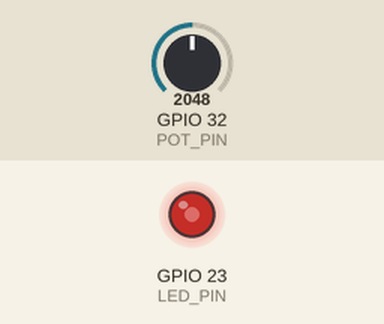
The program below on a simulated ESP32. Shown: output pins drawn as LEDs (lit = HIGH). The test bench sets the inputs (shaded band); at power-on: GPIO 32 (POT_PIN) = 2048.

Above: at 1.2 s.
1.3 s: GPIO 32 (POT_PIN) set to 2866
At 1.8 s:
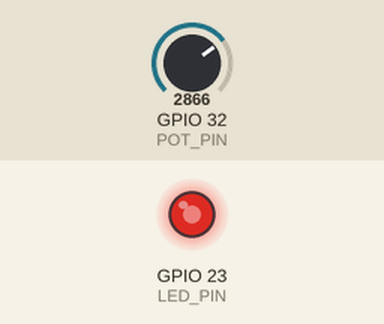
2.8 s: GPIO 32 (POT_PIN) set to 3603
At 4.0 s:
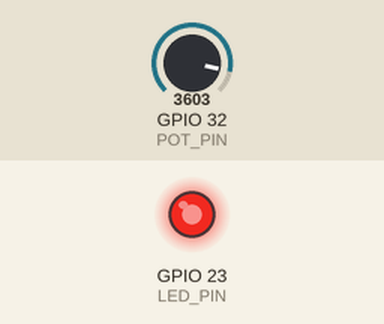
4.3 s: GPIO 32 (POT_PIN) set to 491
At 5.3 s:
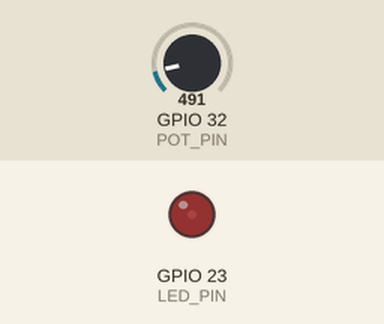
5.8 s: GPIO 32 (POT_PIN) set to 0
At 6.1 s:
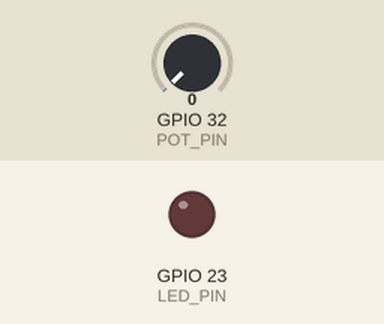
7.3 s: GPIO 32 (POT_PIN) set to 2047
At 8.4 s:
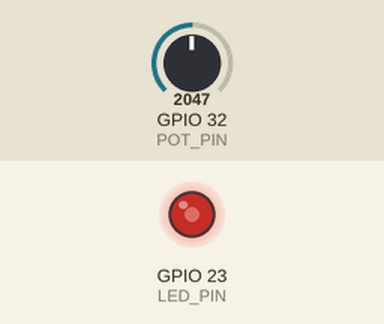
Timing chart, 0 to 9.8 s (numbered marks = the images above; inputs shaded):
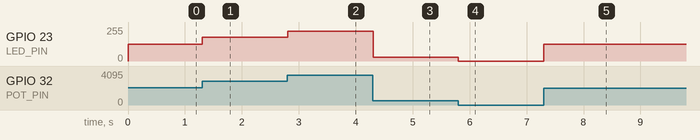

Measured:
- after the input at 1.3 s, GPIO 23 (LED_PIN): 127/255 → 178/255 at once
- after the input at 2.8 s, GPIO 23 (LED_PIN): 178/255 → 224/255 at once
- after the input at 4.3 s, GPIO 23 (LED_PIN): 224/255 → 30/255 at once
- after the input at 5.8 s, GPIO 23 (LED_PIN): 30/255 → 0/255 at once
- after the input at 7.3 s, GPIO 23 (LED_PIN): 0/255 → 127/255 at once

The program:

main.cpp
```cpp
#include <Arduino.h>

const int POT_PIN = 32;    // potentiometer wiper (ADC1)
const int LED_PIN = 23;    // external LED, active HIGH
const int freq = 1000;     // 1 kHz PWM
const int res  = 10;       // 10 bits: 0 to 1023

void setup() {
  ledcAttach(LED_PIN, freq, res);
}

void loop() {
  int raw = analogRead(POT_PIN);             // 0 to 4095 (12-bit ADC)
  int duty = map(raw, 0, 4095, 0, 1023);     // scale to the 10-bit PWM range
  ledcWrite(LED_PIN, duty);
  delay(10);
}
```
